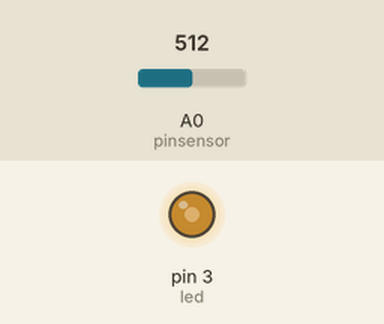
Recording of a sketch running on a simulated Arduino Uno, built with avr-gcc and run on an emulated ATmega328P. Shown: output pins drawn as LEDs (lit = HIGH). The test bench sets the inputs (shaded band); at power-on: A0 (pinsensor) = 512. What the sketch prints to the serial monitor is not drawn.

Above: at 1.2 s.
1.3 s: A0 (pinsensor) set to 716
At 2.2 s:
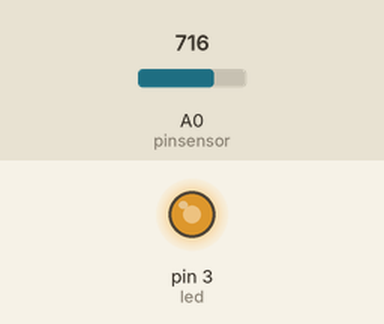
2.8 s: A0 (pinsensor) set to 900
At 3.3 s:
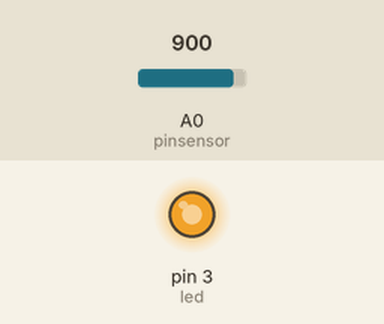
4.3 s: A0 (pinsensor) set to 122
At 5.5 s:
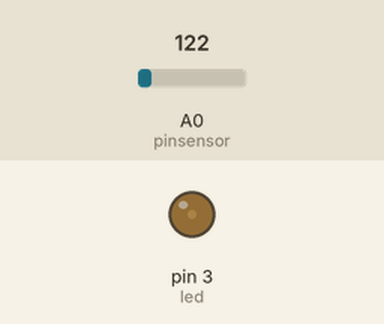
5.8 s: A0 (pinsensor) set to 0
At 6.7 s:
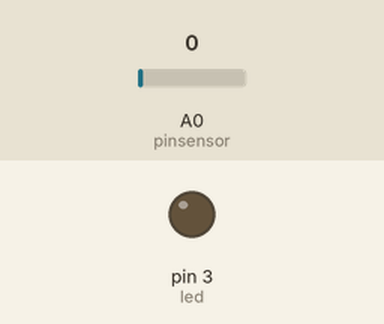
7.3 s: A0 (pinsensor) set to 511
At 7.9 s:
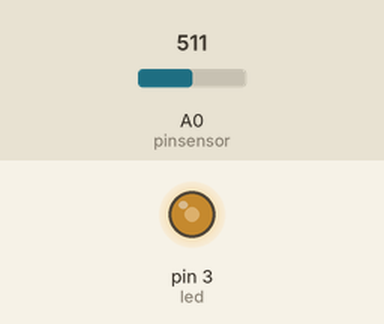
Timing chart, 0 to 9.8 s (numbered marks = the images above; inputs shaded):
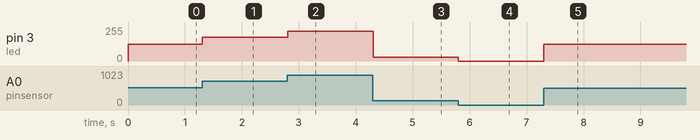

Measured:
- after the input at 1.3 s, pin 3 (led): 127/255 → 178/255 at once
- after the input at 2.8 s, pin 3 (led): 178/255 → 224/255 at once
- after the input at 4.3 s, pin 3 (led): 224/255 → 30/255 at once
- after the input at 5.8 s, pin 3 (led): 30/255 → 0/255 at once
- after the input at 7.3 s, pin 3 (led): 0/255 → 127/255 at once

The sketch:

Luca_Jeovar_Pontenciometro_led.ino
```cpp
#define pinsensor A0
#define led 3

int potenciometro, ledg;
bool estadoled=0;
void setup() {
  Serial.begin(9600);
  pinMode(led, OUTPUT);
  pinMode(pinsensor, INPUT);
}
void loop(){
  potenciometro = analogRead(pinsensor);
  Serial.print(potenciometro);
  potenciometro = map(potenciometro, 0, 1023, 0, 255);
  analogWrite(led, potenciometro);
}
```
